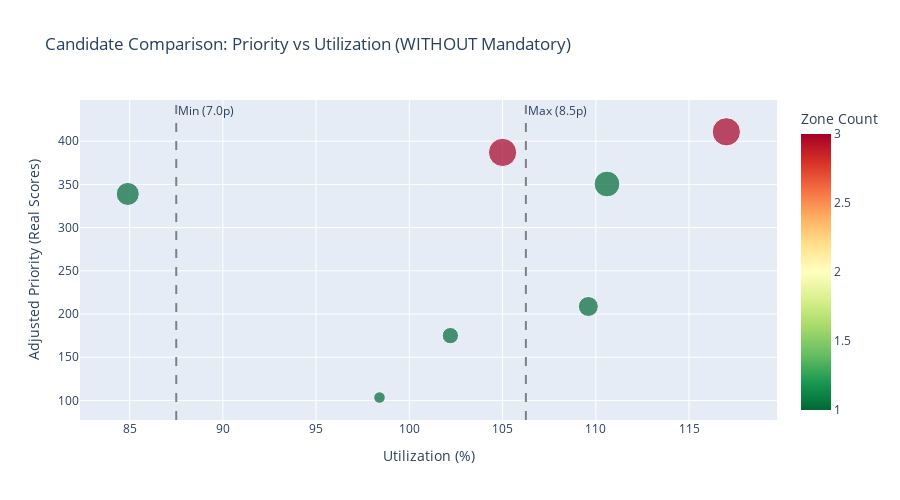

The cell this chart's notebook holds for it:
### Markdown cell above
### Comparison Charts (Without Mandatory Orders)

The following charts show the same visualizations but using candidates generated **without mandatory orders**. This allows us to see the real priority distribution without the 999999 priority boost from mandatory flags.

### Code cell
# Scatter: Priority vs Utilization (Non-Mandatory)
fig = px.scatter(
    non_mandatory_summary_df,
    x="utilization_pct",
    y="adjusted_priority",
    color="zone_count",
    size="order_count",
    hover_data=["strategy", "zones", "total_pallets"],
    title="Candidate Comparison: Priority vs Utilization (WITHOUT Mandatory)",
    labels={
        "utilization_pct": "Utilization (%)",
        "adjusted_priority": "Adjusted Priority (Real Scores)",
        "zone_count": "Zone Count",
    },
    color_continuous_scale="RdYlGn_r",
)

# Add reference lines for capacity range
fig.add_vline(x=87.5, line_dash="dash", line_color="gray", annotation_text="Min (7.0p)")
fig.add_vline(x=106.25, line_dash="dash", line_color="gray", annotation_text="Max (8.5p)")

fig.update_layout(height=500)
fig.show()

### Figure 1 — Plotly figure (JSON) as saved in the notebook; plotly's stock layout.template omitted (floating-point values rounded to 4 significant figures)
{"data": [{"customdata": [["dp_optimal", "NORTH_ZONE, WEST_ZONE, CABA", 9.36], ["greedy_efficiency", "NORTH_ZONE, WEST_ZONE, CABA", 8.4], ["greedy_zone_west", "WEST_ZONE", 8.85], ["greedy_zone_spillover", "WEST_ZONE", 6.79], ["greedy_zone_north", "NORTH_ZONE", 8.77], ["greedy_zone_south", "SOUTH_ZONE", 8.18], ["greedy_priority", "CABA", 7.87]], "hovertemplate": "Utilization (%)=%{x}<br>Adjusted Priority (Real Scores)=%{y}<br>order_count=%{marker.size}<br>strategy=%{customdata[0]}<br>zones=%{customdata[1]}<br>total_pallets=%{customdata[2]}<br>Zone Count=%{marker.color}<extra></extra>", "legendgroup": "", "marker": {"color": [3, 3, 1, 1, 1, 1, 1], "coloraxis": "coloraxis", "size": [6, 6, 5, 4, 3, 2, 1], "sizemode": "area", "sizeref": 0.015, "symbol": "circle"}, "mode": "markers", "name": "", "orientation": "v", "showlegend": false, "type": "scatter", "x": [117.0, 105.0, 110.6, 84.9, 109.6, 102.2, 98.4], "xaxis": "x", "y": [410.9, 387.1, 350.5, 339.0, 208.8, 175.0, 103.4], "yaxis": "y"}], "layout": {"annotations": [{"showarrow": false, "text": "Min (7.0p)", "x": 87.5, "xanchor": "left", "xref": "x", "y": 1, "yanchor": "top", "yref": "y domain"}, {"showarrow": false, "text": "Max (8.5p)", "x": 106.2, "xanchor": "left", "xref": "x", "y": 1, "yanchor": "top", "yref": "y domain"}], "coloraxis": {"colorbar": {"title": {"text": "Zone Count"}}, "colorscale": [[0, "rgb(0,104,55)"], [0.1, "rgb(26,152,80)"], [0.2, "rgb(102,189,99)"], [0.3, "rgb(166,217,106)"], [0.4, "rgb(217,239,139)"], [0.5, "rgb(255,255,191)"], [0.6, "rgb(254,224,139)"], [0.7, "rgb(253,174,97)"], [0.8, "rgb(244,109,67)"], [0.9, "rgb(215,48,39)"], [1, "rgb(165,0,38)"]]}, "height": 500, "legend": {"itemsizing": "constant", "tracegroupgap": 0}, "shapes": [{"line": {"color": "gray", "dash": "dash"}, "type": "line", "x0": 87.5, "x1": 87.5, "xref": "x", "y0": 0, "y1": 1, "yref": "y domain"}, {"line": {"color": "gray", "dash": "dash"}, "type": "line", "x0": 106.2, "x1": 106.2, "xref": "x", "y0": 0, "y1": 1, "yref": "y domain"}], "title": {"text": "Candidate Comparison: Priority vs Utilization (WITHOUT Mandatory)"}, "xaxis": {"anchor": "y", "domain": [0, 1], "title": {"text": "Utilization (%)"}}, "yaxis": {"anchor": "x", "domain": [0, 1], "title": {"text": "Adjusted Priority (Real Scores)"}}}}
